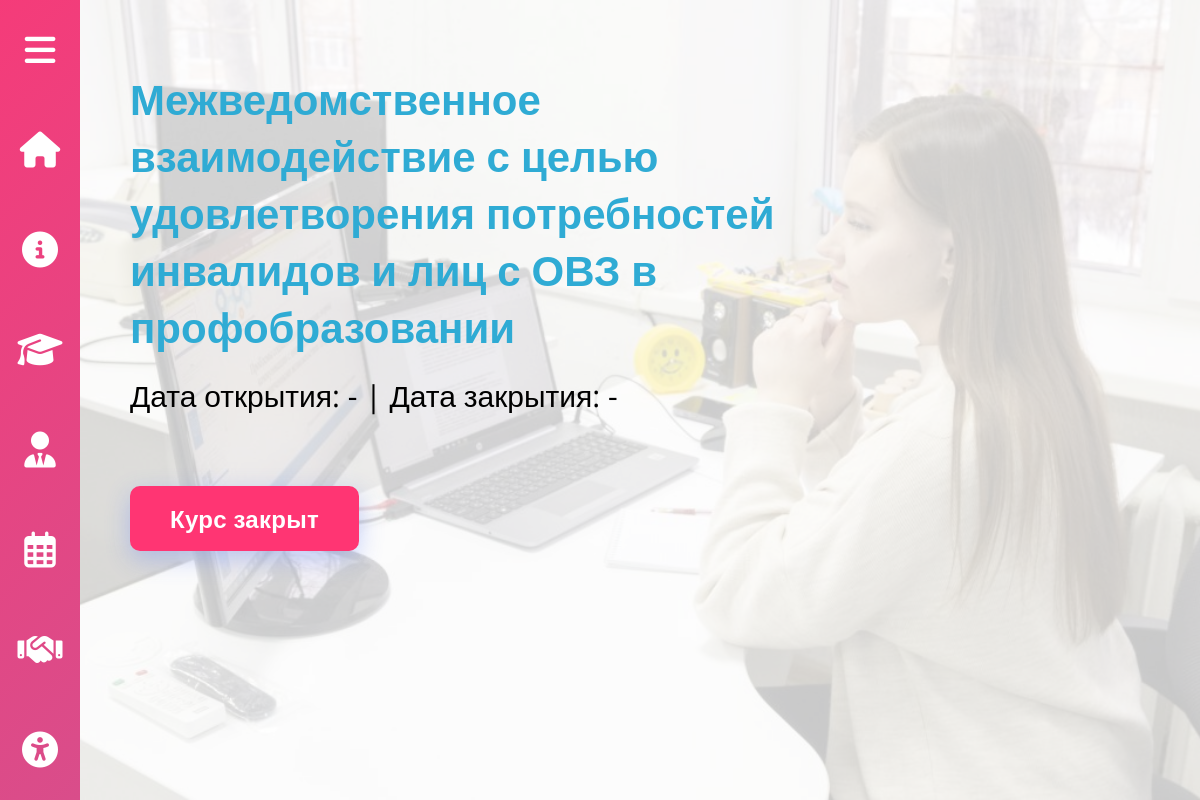
The app's page /course.php?id=32 with its own data.
### tables this page shows
CREATE TABLE `kursi` (
  `idkursi` int NOT NULL AUTO_INCREMENT,
  `name` varchar(500) DEFAULT NULL,
  `about` varchar(500) DEFAULT NULL,
  `image` varchar(50) NOT NULL,
  `type` enum('Базовый уровень','Продвинутый уровень','') DEFAULT NULL,
  `status` enum('закрыт','открыт') NOT NULL DEFAULT 'закрыт',
  `dateStart` varchar(20) DEFAULT '-',
  `dateClose` varchar(20) DEFAULT '-',
  `link` varchar(300) DEFAULT NULL,
  `author` int NOT NULL,
  PRIMARY KEY (`idkursi`),
  KEY `fk_authorKursi_idx` (`author`),
  CONSTRAINT `fk_authorKursi` FOREIGN KEY (`author`) REFERENCES `users` (`idUsers`)
);

### course.php (the view, shortened to what this page needs)
<?php
	include_once ('php/connectdb.php');
	$page = $_GET['id'];
?>
<!DOCTYPE html>
<html>
<head>
	<link rel="stylesheet" type="text/css" href="styles/origin.css">
	<link rel="stylesheet" type="text/css" href="styles/header.css">
	<link rel="stylesheet" type="text/css" href="styles/homepage.css">
	<link rel="stylesheet" type="text/css" href="styles/course.css">
</head>
<body>
	<header>
		<nav class="nav-menu">
			<ul>
				<li class="btn-bars" id="btnBars">
					<div class="for-ico">
						<i class="fa-solid fa-bars myicoBars"></i>
					</div>
				</li>
				<li>
					<a href="index">
						<div class="for-ico">
							<i class="fa-solid fa-house myico"></i>
						</div>
					</a>
				</li>
				<li>
					<a href="index#basicInformation" onclick="window.scrollTo(0,0);">
						<div class="for-ico">
							<i class="fa-solid fa-circle-info myico1"></i>
						</div>
					</a>
				</li>
				<li>
					<a href="index#education" onclick="window.scrollTo(0,0);">
						<div class="for-ico">
							<i class="fa-solid fa-graduation-cap myico2"></i>
						</div>
					</a>
				</li>
				<li>
					<a href="index#careerGuidance" onclick="window.scrollTo(0,0);">
						<div class="for-ico">
							<i class="fa-solid fa-user-tie myico3"></i>
						</div>
					</a>
				</li>
				<li>
					<a href="events" onclick="window.scrollTo(0,0);">
						<div class="for-ico">
							<i class="fa-regular fa-calendar-days myico4"></i>
						</div>
					</a>
				</li>
				<li>
					<a href="index#partners" onclick="window.scrollTo(0,0);">
						<div class="for-ico">
							<i class="fa-solid fa-handshake myico5"></i>
						</div>
					</a>
				</li>
				<li>
					<a href="index#accessibleEnvironment" onclick="window.scrollTo(0,0);">
						<div class="for-ico">
							<i class="fa-solid fa-universal-access myico6"></i>
						</div>
					</a>
				</li>
			</ul>
		</nav>
	</header>
			<?php
				$course = $conn->query('SELECT * FROM `kursi` WHERE `idkursi` = '.$page.'');
				foreach ($course as $row) {
					echo '
						<main style="background-image: url('.$row['image'].')">
						<div class="fade"></div>
						<div class="course-wrapper">
							<h1>'.$row['name'].'</h1>
							<p>'.$row['about'].'</p>
							<p>Дата открытия: '.$row['dateStart'].' | Дата закрытия: '.$row['dateClose'].'</p>
					';
						if ($row['status'] === 'закрыт') {
							echo '<h2>Курс закрыт</h2>';
						} else {
							echo '<a href="'.$row['link'].'">Записаться на курс</a> </div>	</main>';
						}
				}
			?>
</body>
</html>

### styles/origin.css (style rules this page uses)
* { margin: 0; padding: 0; cursor: url('../images/cursor.cur'), auto; }
a { cursor: url('../images/cursor-pointer.cur'), pointer; }
a * { cursor: url('../images/cursor-pointer.cur'), pointer; }
html, body { position: relative; height: auto; }
body { font-family: 'Open Sans', Helvetica, Arial, sans-serif; font-weight: 300; }
main { position: relative; overflow-x: hidden; width: 100%; }

### styles/header.css (style rules this page uses)
header nav { position: fixed; z-index: 9999; display: flex; flex-direction: column; width: 400px; height: 100vh; left: -320px; background: linear-gradient(135deg, #ff3573 0%, #1ac6ff 100%); background-size: 600% 600%; animation: slidedown 1s ease, gradien 10s ease infinite; }
header nav ul { position: relative; width: 100%; height: 100%; display: flex; flex-direction: column; list-style: none; }
header nav ul li:first-child { color: #fff; font-size: 35px; }
header nav ul li { position: relative; height: 90%; }
header nav ul li a { position: relative; height: 100%; display: flex; justify-content: space-around; align-items: center; color: #fff; text-transform: uppercase; text-decoration: none; font-weight: 400; cursor: url('../images/cursor-pointer.cur'), pointer; }
.for-ico { position: absolute; right: 0; width: 80px; height: 100%; display: flex; justify-content: center; align-items: center; }
header nav ul li i { cursor: url('../images/cursor-pointer.cur'), pointer; }
header nav ul li a i { font-size: 36px; cursor: url('../images/cursor-pointer.cur'), pointer; }
.fa-solid { cursor: url('../images/cursor-pointer.cur'), pointer; }
.fa-regular { cursor: url('../images/cursor-pointer.cur'), pointer; }

### styles/course.css (style rules this page uses)
main { position: relative; z-index: 0; width: calc(100% - 80px); height: 100vh; margin-left: 80px; padding: 70px 50px; box-sizing: border-box; background-position: center; background-size: cover; }
.fade { position: absolute; width: 100%; height: 100%; background-color: #ffffffc9; top: 0; left: 0; z-index: -1; }
.course-wrapper h1 { font-size: 42px; width: 65%; color: #2fabd4; }
.course-wrapper p:last-of-type { margin-top: 20px; font-size: 30px; font-weight: 400; }
.course-wrapper h2 { display: inline-block; padding: 16px 40px; background: #ff3573; color: #ffffff; text-decoration: none; font-size: 1.5rem; font-weight: 600; border-radius: 10px; letter-spacing: 0.3px; transition: all 0.3s cubic-bezier(0.4, 0, 0.2, 1); box-shadow: 0 8px 25px rgba(74, 108, 247, 0.3); position: relative; overflow: hidden; margin-top: 70px; }

### records on screen
kursi: image (picture), name "Межведомственное взаимодействие с целью удовлетворения потребностей инвалидов и лиц с ОВЗ в профобразовании", dateStart "-", dateClose "-", status "Курс закрыт"
